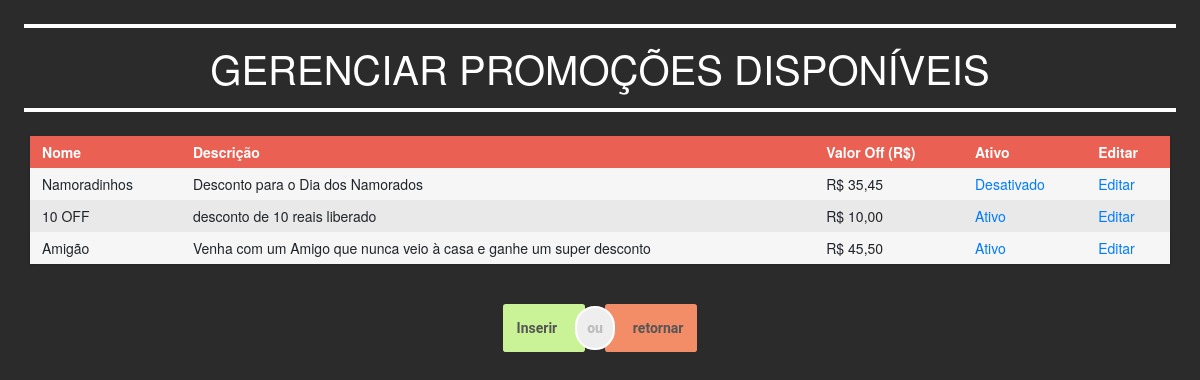
/Front/gerencia-promocao.php (signed in), run on an earlier commit of the app's database.
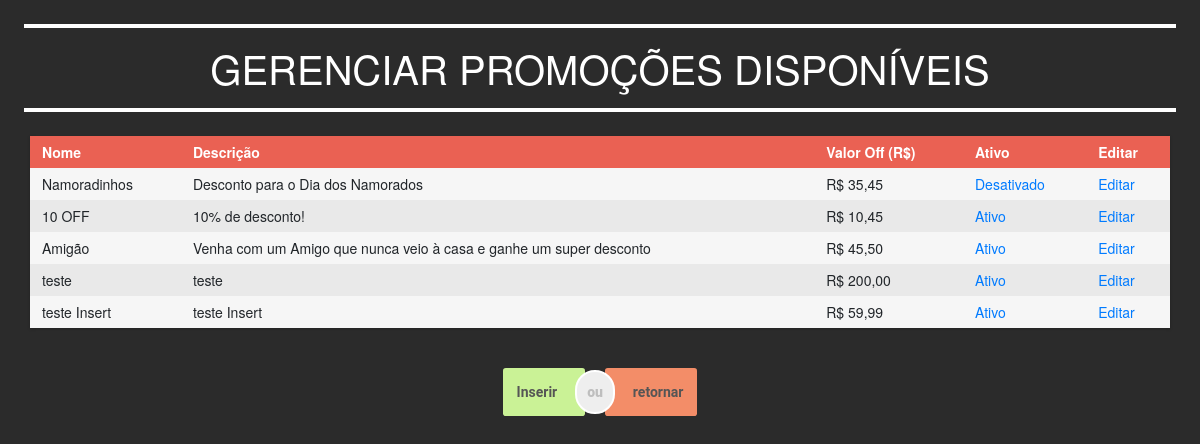
And on a later commit of the database.
### tables this page shows
CREATE TABLE `promocao` (
  `id_promocao` int(11) NOT NULL,
  `vl_promocao` double NOT NULL,
  `nm_promocao` varchar(20) NOT NULL,
  `ds_promocao` longtext NOT NULL,
  `ativo` int(11) NOT NULL
);

### Back/chamadas.php (called while the page is built, shortened)
<?php
Class Chamadas{
    function verListaPromocao(){
        require_once('classes.php');
        $lanchonete = new Lanchonete();
        $promos = $lanchonete->verListaPromocao();
        return $promos;
    }
}
?>

### Back/conexao.php (called while the page is built, shortened)
<?php
class Conexao{
    public $servername = "localhost";
    public $username = "root";
    public $password = "";
    public $dbname = "lancheonnet";
    function connectToDatabase(){
        $conn = new mysqli($this->servername, $this->username, $this->password, $this->dbname);
        mysqli_set_charset($conn, 'utf8');
        return $conn;
    }
    function selectAllPromocao(){
        $sql = "SELECT * FROM promocao";
        $conn = $this->connectToDatabase();
        if($stmt = $conn->prepare($sql)){
            if($stmt->execute()){
            } else{
            }
        } else{
             echo $conn->error;
        }
        $result = $stmt->get_result();
        if($result->num_rows){
            $promocoes = array();
            while($row = $result->fetch_assoc()){
                $promocoes[$row['id_promocao']]['id'] = $row['id_promocao'];
                $promocoes[$row['id_promocao']]['valor'] = $row['vl_promocao'];
                $promocoes[$row['id_promocao']]['nome'] = $row['nm_promocao'];
                $promocoes[$row['id_promocao']]['descricao'] = $row['ds_promocao'];
                $promocoes[$row['id_promocao']]['ativo'] = $row['ativo'];
            }
            return $promocoes;
        }
    }
}
?>

### Back/classes.php (called while the page is built, shortened)
<?php
require_once('conexao.php');
class Lanchonete{
    function verListaPromocao(){
        $conexao = new Conexao();
        $promocoes = $conexao->selectAllPromocao();
        return $promocoes;
    }
}
?>

### Front/gerencia-promocao.php (the view, shortened to what this page needs)
<?php session_start();
include('header-adm.php');
include('./../Back/chamadas.php');
$base = new Chamadas();
$promos = $base->verListaPromocao();
?>
<section style="margin: 2%;">
	<hr style="border:white 2px solid;">
		<h1 style="text-align: center; color: white;"> GERENCIAR PROMOÇÕES DISPONÍVEIS </h1>
	<hr style="border:white 2px solid;">
</section>
<section>
	<div class="container">
		<div class="row">
			<div class="table tableMesa">
			    <div class="row header">
			      <div class="cell">
			        Nome
			      </div>
			      <div class="cell" >
			        Descrição
			      </div>
			      <div class="cell">
			        Valor Off (R$)
			      </div>
			      <div class="cell">
			        Ativo
			      </div>
			      <div class="cell atualizar">
			        Editar
			      </div>
			    </div>
			<?php foreach ($promos as $promo) { ?>
				<div class="row">
			      <div class="cell" >
			        <span id="<?php echo 'promo-'.$promo['id'] ?>"><?php echo $promo['nome']; ?></span>
			      </div>
			      <div class="cell" >
			        <span id="<?php echo 'desc-'.$promo['id'] ?>"><?php echo $promo['descricao']; ?></span>
			      </div>
			      <div class="cell" >
			        <span id="<?php echo 'valor-'.$promo['id'] ?>"><?php echo "R$ " . number_format($promo['valor'], 2, ",", "."); ?></span>
			      </div>
			      <div class="cell">
			      	<a href="#" class="desativarPromocao" data-id='<?php echo $promo['id'];?>' data-ativo='<?php echo ($promo['ativo']==1) ? 0 : 1;  ?>' >
			      		<?php echo ($promo['ativo']==1) ? 'Ativo' : 'Desativado';  ?>
			      	</a>
			      </div>
			      <div class="cell">
			      	<a href="#" class="atualizar" data-id='<?php echo $promo['id'];?>' > Editar </a>
			      </div>
			    </div>
			<?php } ?>
			</div>
			<div style="margin: 0 auto;">
					<button class="yes-button blur-hover btn-acao inserir" data-item="prato">Inserir</button>
					<button class="or-button rectangalize-hover btn-acao">ou</button>
					<button class="no-button blur-hover btn-acao retornar"> retornar</button>
			</div>
		</div>
	</div>
</section>

What changed in the data, as far as the page shows it:
changed promocao "10 OFF": ds_promocao "desconto de 10 reais liberado" → "10% de desconto!"; vl_promocao "10,00" → "10,45"
added promocao: nm_promocao "teste", ds_promocao "teste", vl_promocao "200,00", ativo "Ativo"
added promocao: nm_promocao "teste Insert", ds_promocao "teste Insert", vl_promocao "59,99", ativo "Ativo"
